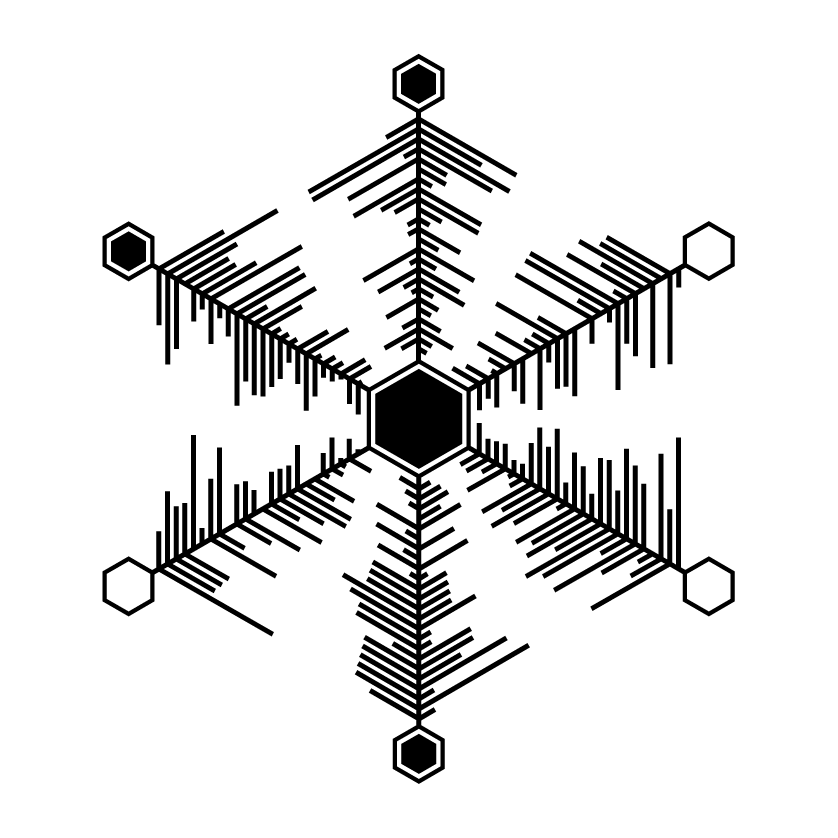
#> input picture tests/test.png, 3350 x 3350 px (shown at 1/4 size)
$ python -i snowcode.py   (imports and definitions only)
#> lines starting #> are read from the running program, lines starting #| are printed output that depends on the picture; after the words box and inside, x2 and y2 are one past the last pixel; in counts of white or black regions, pixels touching at a corner belong together
from PIL import Image, ImageDraw, ImageStat
from sys import stderr
import numpy
from math import sqrt, sin, cos, atan2, pi
from reedsolo import RSCodec, ReedSolomonError
import cv2

import pdb

## hardcoded encoding sizes

encoding_size = 108
ecc_len = 27
data_size_limit = encoding_size - ecc_len

# [1 line that did not run here, left out]

## hardcoded coding features

spoke_count = 6
lines_per_spoke = 24
line_gradations = 8

# seed added to lengths to help mask line lengths
scramble_seed = [2, 1, 2, 1, 5, 1, 0, 6, 2, 5, 5, 6, 4, 3, 7, 3, 4, 7, 6, 2, 5, 7, 0, 0, 0, 1, 6, 5, 6, 3, 1, 5, 5, 6, 7, 4, 7, 6, 1, 0, 6, 1, 4, 5, 4, 5, 2, 3, 7, 2, 5, 6, 0, 2, 4, 1, 4, 7, 0, 2, 4, 1, 2, 5, 5, 1, 2, 2, 5, 6, 4, 6, 0, 4, 7, 3, 0, 5, 1, 2, 5, 1, 6, 0, 1, 1, 0, 2, 3, 5, 0, 5, 1, 7, 7, 2, 1, 4, 1, 5, 3, 0, 0, 5, 3, 3, 3, 0, 2, 3, 3, 0, 6, 4, 1, 7, 3, 3, 4, 2, 0, 5, 1, 2, 1, 6, 4, 7, 7, 5, 3, 6, 0, 5, 3, 0, 2, 5, 0, 0, 3, 3, 3, 7, 5, 5, 3, 7, 1, 2, 7, 5, 7, 5, 1, 6, 5, 6, 4, 7, 6, 2, 6, 3, 1, 2, 5, 0, 7, 4, 4, 4, 2, 2, 5, 7, 5, 7, 2, 5, 4, 2, 5, 5, 3, 6, 5, 4, 0, 6, 3, 7, 1, 5, 5, 2, 2, 1, 6, 4, 1, 1, 1, 4, 6, 2, 6, 6, 0, 7, 4, 3, 3, 4, 7, 4, 6, 3, 0, 2, 3, 0, 2, 2, 3, 6, 0, 2, 7, 1, 6, 4, 6, 0, 3, 5, 2, 1, 5, 2, 2, 4, 6, 2, 2, 2, 3, 0, 3, 7, 1, 7, 2, 5, 7, 7, 2, 6, 4, 6, 1, 0, 3, 1, 7, 3, 5, 7, 0, 4, 4, 4, 1, 5, 7, 1, 5, 6, 0, 7, 0, 1, 5, 3, 7, 0, 1, 1]

### storage capacity in bytes = 2 * spoke_count * lines_per_spoke * log_2(line_gradations) / 8

# parameters to manipulate for image feature proportions

line_resolution = 20
spacing = 1

center_spoke_length = 12 * line_resolution
main_spoke_length = (lines_per_spoke * (1 + spacing) + 1) * line_resolution
endpoint_spoke_length = 6 * line_resolution

total_spoke_length = center_spoke_length + main_spoke_length + endpoint_spoke_length

image_size = int(total_spoke_length * 2.5)

##Helpful coordinate geometry functions

def get_translated_point(xy, d, angle):
    return (int(xy[0] + d * cos(angle)), int(xy[1] + d * sin(angle)))

def get_distance(xy1, xy2):
    x_side = xy2[0] - xy1[0]
    y_side = xy2[1] - xy1[1]

    return [
        sqrt(x_side**2 + y_side**2),
        atan2(y_side, x_side)
    ]

# openCV function for finding hexagons - https://stackoverflow.com/questions/60177653/how-to-detect-an-octagonal-shape-in-python-and-opencv

def find_hexagons(image, debug_mode=False):
    if debug_mode:
        cv2.imshow('1. thresholding', image)
        cv2.waitKey(0)

    # grayscale, threshold
    gray = cv2.cvtColor(image, cv2.COLOR_BGR2GRAY)
    thresh = cv2.threshold(gray, 0, 255, cv2.THRESH_BINARY_INV + cv2.THRESH_OTSU)[1]

    hexagons = []

    # find contours and detect valid hexagons
    contours, hierarchy = cv2.findContours(thresh, cv2.RETR_TREE, cv2.CHAIN_APPROX_SIMPLE)
    for index, contour in enumerate(contours):
        # check for hexagon through polynomial approximation
        peri = cv2.arcLength(contour, True)
        approx = cv2.approxPolyDP(contour, 0.05 * peri, True)
        if len(approx) != 6:
            continue

        # check for convexity
        concavity_measure = cv2.matchShapes(contour, cv2.convexHull(contour), cv2.CONTOURS_MATCH_I1, 0)
        if concavity_measure > 0.05:
            continue

        # find centroid
        M = cv2.moments(contour)

        # eliminate corner cases: division by zero, shape bigger than image itself
        if M["m00"] == 0 or (peri >= 2 * len(image) + 2 * len(image[0])):
            continue

        cX = int(M["m10"] / M["m00"])
        cY = int(M["m01"] / M["m00"])

        hexagons.append([index, (cX, cY), peri])

        if debug_mode:
            cv2.drawContours(image, [contour], 0, (255,0,0), 3)

    if debug_mode:
        cv2.imshow('2. all hexagons', image)
        cv2.waitKey(0)

    # exit if insufficient number of hexagons found
    if len(hexagons) < 11:
        return []

    # get 11 largest hexagons
    hexagons.sort(reverse=True, key=lambda x: x[2])
    hexagons = hexagons[0:11]

    if debug_mode:
        for hex in hexagons:
            cv2.drawContours(image, [contours[hex[0]]], 0, (0,0,255), 3)
        cv2.imshow('3. largest hexagons', image)
        cv2.waitKey(0)

    # get black_hexes
    middle = hexagons[0][1]
    black_hexes = []

    for h in hexagons[2:11]:
        x, y = h[1]
        if image[y][x][0] == 0:
            black_hexes.append(h[1])

    if len(black_hexes) != 6:
        return []

    black_hexes.sort()
    a, b, c = black_hexes[0], black_hexes[2], black_hexes[4]

    ## some distance math to figure out which black hex is which
    dist_ab = get_distance(a, b)[0]
    dist_bc = get_distance(b, c)[0]
    dist_ac = get_distance(a, c)[0]
    arr_min = min([dist_ab, dist_bc, dist_ac])
    arr_max = max([dist_ab, dist_bc, dist_ac])
    if arr_min == dist_ab:
        bottom = c
        if arr_max == dist_bc:
            top = b
            top_left = a
        else:
            top = a
            top_left = b
    elif arr_min == dist_bc:
        bottom = a
        if arr_max == dist_ab:
            top = b
            top_left = c
        else:
            top = c
            top_left = b
    else:
        bottom = b
        if arr_max == dist_bc:
            top = c
            top_left = a
        else:
            top = a
            top_left = c

    ## calculating approx location of bottom right hex and correcting from actual hexes
    trans_dist = get_distance(top_left, middle)
    bottom_right = get_translated_point(top_left, 2 * trans_dist[0], trans_dist[1])
    bottom_right = min(hexagons, key=lambda x: get_distance(bottom_right, x[1])[0])[1]

    perspective_transform_array = [ top, top_left, bottom, bottom_right ]

    if debug_mode:
        for point in perspective_transform_array:
            cv2.circle(image, point, radius=0, color=(0, 0, 255), thickness=5)
        cv2.imshow('4. centroids of locator hexes', image)
        cv2.waitKey(0)

    # returning hex coordinates for perspective shift
    return perspective_transform_array

# numpy helper function for perspective transform - https://stackoverflow.com/questions/14177744/how-does-perspective-transformation-work-in-pil

def find_coeffs(pa, pb):
    matrix = []
    for p1, p2 in zip(pa, pb):
        matrix.append([p1[0], p1[1], 1, 0, 0, 0, -p2[0]*p1[0], -p2[0]*p1[1]])
        matrix.append([0, 0, 0, p1[0], p1[1], 1, -p2[1]*p1[0], -p2[1]*p1[1]])

    A = numpy.matrix(matrix, dtype=float)
    B = numpy.array(pb).reshape(8)

    res = numpy.dot(numpy.linalg.inv(A.T * A) * A.T, B)
    return numpy.array(res).reshape(8)

def perspective_transform(img, start_coords, end_coords):
    coeffs = find_coeffs(end_coords, start_coords)

    return img.transform((image_size, image_size), Image.Transform.PERSPECTIVE, coeffs, Image.Resampling.BICUBIC)

# data encoding and decoding functions

def encode_payload(data):
    return rsc.encode(data)

def decode_payload(payload):
    return rsc.decode(payload)

# [29 lines left out: function encode_line_lengths, not called in this run]

def decode_line_lengths(lengths):
    lengths = [ (lengths[i] - scramble_seed[i]) % line_gradations for i in range(2 * spoke_count * lines_per_spoke) ]

    payload = []
    parse_list = []
    for line in lengths:
        parse_list.append(line)
        if len(parse_list) == 8:
            payload += [
                (parse_list[0] * 32) + (parse_list[1] * 4) + (parse_list[2] // 2),
                ((parse_list[2] % 2) * 128) + (parse_list[3] * 16) + (parse_list[4] * 2) + (parse_list[5] // 4),
                ((parse_list[5] % 4) * 64) + (parse_list[6] * 8) + parse_list[7]
            ]
            parse_list = []

    return bytearray(payload)

# image building functions

# [62 lines left out: functions draw_hexagon, draw_full_hexagon, build_image, not called in this run]

# image decoding functions

def decode_processed_image(img, debug_mode=False):
    spoke_point_translation_angles = [
        pi / 2,
        3 * pi / 2,
        5 * pi / 6,
        pi / 6,
        7 * pi / 6,
        11 * pi / 6
    ]

    middle = (image_size // 2, image_size // 2)
    spoke_points = [ get_translated_point(middle, total_spoke_length, angle) for angle in spoke_point_translation_angles ]

    if debug_mode:
        d = ImageDraw.Draw(img)

    lengths = []
    for index in range(2 * spoke_count * lines_per_spoke):
        spoke = index // 48
        clockwise_spin = (index // 24) % 2
        spoke_index = index % 24

        distance_from_origin = (1 + spacing) * line_resolution * (1 + spoke_index) + center_spoke_length
        angle_from_origin = spoke_point_translation_angles[spoke]

        spoke_point = get_translated_point(middle, distance_from_origin, angle_from_origin)
        max_point = get_translated_point(middle, int(distance_from_origin * sqrt(3) / 2), angle_from_origin + (pi / 6)*(-1)**(clockwise_spin))

        max_distance, angle = get_distance(spoke_point, max_point)

        for length in range(1, 8):
            end_point = get_translated_point(spoke_point, max_distance * (length / 8), angle)

            samples = [ img.getpixel(get_translated_point(end_point, i, angle)) for i in range(-int(max_distance / 24), int(max_distance / 24)) ]
            avg = sum(samples) / len(samples)

            if debug_mode:
                for i in range(-int(max_distance / 24), int(max_distance / 24)):
                    pixel = get_translated_point(end_point, i, angle)
                    d.point([pixel], fill=255 - img.getpixel(pixel))

            if avg >= 10 and avg <= 235:
                lengths.append(length)
                break
        else:
            lengths.append(0)

    if debug_mode:
        img.show("pixel value sampling")

    # RS decoding

    payload = decode_line_lengths(lengths)

    if debug_mode:
        print("lengths:")
        print(lengths)
        print("payload:")
        print(payload)

    try:
        data = decode_payload(payload)[0].decode()
    except:
        print("RS decryption failed: too many errors", file=stderr)
        return

    return data

# [38 lines left out: function process_image, not called in this run]

def old_decode_image(filename):
    # Not functional/supported

#> called with filename = 'tests/test.png'
    try:
        img = Image.open(filename)
#> img is the input picture: PIL image 3350x3350 RGB; 88.9% white; 5 black regions, box (x1, y1, x2, y2) and area: (410, 215, 2939, 3136) 1090048, (1501, 1475, 1849, 1876) 104498, (1604, 255, 1744, 416) 16865, (444, 925, 584, 1086) 16830, (1605, 2935, 1745, 3096) 16830
    except:
        print("no such file.")
        return

    # Rendering image in black and white

    out = Image.new('I', img.size, 0xffffff)
#> out: PIL image 3350x3350 I; every value is 16777215
    thresh = (0.5) * (sum(ImageStat.Stat(img).mean) / 3)
#> thresh = 113.4
    fn = lambda x : 255 if x > thresh else 0
    out = img.convert('L').point(fn, mode='1')

    opencvImage = cv2.cvtColor(numpy.array(out.convert('RGB')), cv2.COLOR_RGB2BGR)
    cv_real_spoke_points = find_hexagons(opencvImage)
#> in find_hexagons, `thresh = cv2.threshold(gray, 0, 255, cv2.THRESH_BINARY_INV + cv2.THRES..`:
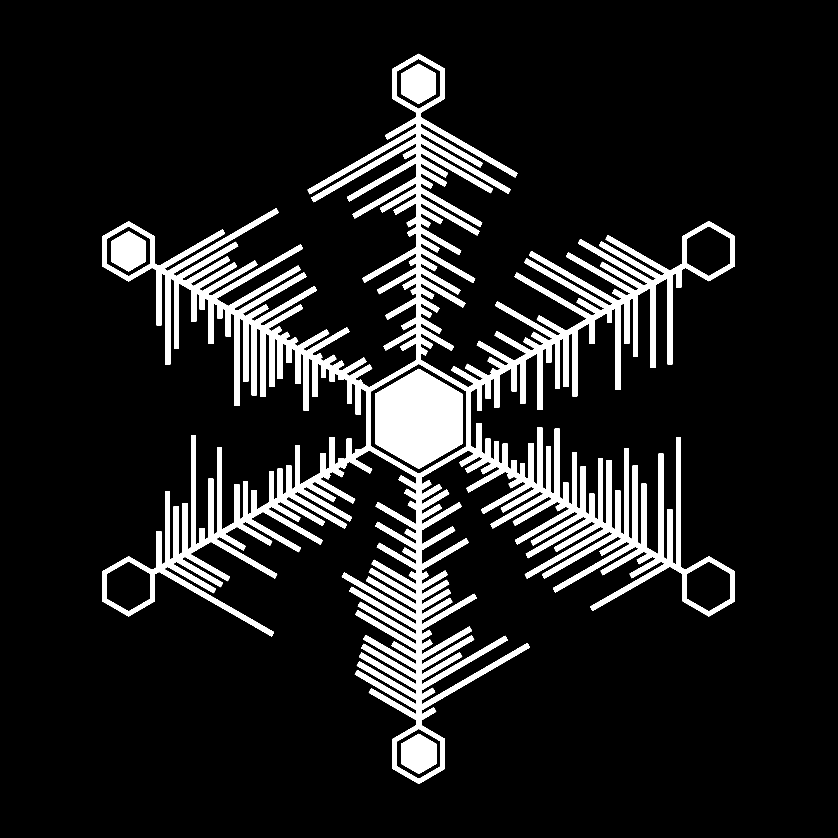
#> thresh: shape (3350, 3350) (shown at 1/4 size); 11.1% white; 5 white regions
#> in find_hexagons, `contours, hierarchy = cv2.findContours(thresh, cv2.RETR_TREE, cv2.CHAI..`: contours = 12 contours; largest, box (x1, y1, x2, y2) and area: (410, 215, 2939, 3136) 1325684, (1483, 1454, 1867, 1897) 126772, (1501, 1475, 1849, 1876) 103950, (1586, 234, 1762, 437) 26468, (1587, 2914, 1763, 3117) 26424
#> the loop in find_hexagons, `for index, contour in enumerate(contours):` made 12 passes
#> (peri, concavity_measure, cX, cY) on passes 2 to 12: (634.5, 8.4e-05, 1674, 3015), (504.3, 8.42e-05, 1674, 3015), (634.5, 8.4e-05, 2834, 2345), (634.5, 8.4e-05, 513, 2345), (1389.9, 2.24e-05, 1674, 1675), (1259.7, 2.7e-05, 1674, 1675), (634.5, 8.4e-05, 513, 1005), (504.3, 8.42e-05, 513, 1005), (634.5, 8.4e-05, 2834, 1004), (635.1, 7.55e-05, 1673, 334), (504.9, 7.82e-05, 1673, 334)
#> (peri, approx) on pass 1: (109648.9, [[1674, 215]])
#> after the loop in find_hexagons, `for index, contour in enumerate(contours):`: hexagons = 11 items
#> in find_hexagons, `middle = hexagons[0][1]`: middle = (1674, 1675)
#> the loop in find_hexagons, `for h in hexagons[2:11]:` made 9 passes
#> (h, x, y) on passes 1 to 9: ([10, (1673, 334), 635.1], 1673, 334), ([1, (1674, 3015), 634.5], 1674, 3015), ([3, (2834, 2345), 634.5], 2834, 2345), ([4, (513, 2345), 634.5], 513, 2345), ([7, (513, 1005), 634.5], 513, 1005), ([9, (2834, 1004), 634.5], 2834, 1004), ([11, (1673, 334), 504.9], 1673, 334), ([2, (1674, 3015), 504.3], 1674, 3015), ([8, (513, 1005), 504.3], 513, 1005)
#> after the loop in find_hexagons, `for h in hexagons[2:11]:`: black_hexes = [(1673, 334), (1674, 3015), (513, 1005), (1673, 334), (1674, 3015), (513, 1005)]
#> in find_hexagons, `a, b, c = black_hexes[0], black_hexes[2], black_hexes[4]`: a = (513, 1005); b = (1673, 334); c = (1674, 3015)
#> in get_distance, `x_side = xy2[0] - xy1[0]`: x_side = 1160
#> in get_distance, `y_side = xy2[1] - xy1[1]`: y_side = -671
#> in find_hexagons, `dist_ab = get_distance(a, b)[0]`: dist_ab = 1340.1
#> in find_hexagons, `dist_bc = get_distance(b, c)[0]`: dist_bc = 2681
#> in find_hexagons, `dist_ac = get_distance(a, c)[0]`: dist_ac = 2321.2
#> in find_hexagons, `arr_min = min([dist_ab, dist_bc, dist_ac])`: arr_min = 1340.1
#> in find_hexagons, `arr_max = max([dist_ab, dist_bc, dist_ac])`: arr_max = 2681
#> in find_hexagons, `bottom = c`: bottom = (1674, 3015)
#> in find_hexagons, `top = b`: top = (1673, 334)
#> in find_hexagons, `top_left = a`: top_left = (513, 1005)
#> in find_hexagons, `trans_dist = get_distance(top_left, middle)`: trans_dist = [1340.5, 0.523]
#> in find_hexagons, `bottom_right = get_translated_point(top_left, 2 * trans_dist[0], trans..`: bottom_right = (2835, 2345)
#> in find_hexagons, `bottom_right = min(hexagons, key=lambda x: get_distance(bottom_right, ..`: bottom_right = (2834, 2345)
#> in find_hexagons, `perspective_transform_array = [ top, top_left, bottom, bottom_right ]`: perspective_transform_array = [(1673, 334), (513, 1005), (1674, 3015), (2834, 2345)]
#> cv_real_spoke_points has the same summary as perspective_transform_array in find_hexagons

    # get crop bounds

    pixels = out.load()

    # [51 lines of commented-out code are left out]

    opencvImage = cv2.cvtColor(numpy.array(out.convert('RGB')), cv2.COLOR_RGB2BGR)
    cv_real_spoke_points = find_hexagons(opencvImage)
#> the loop in find_hexagons (call 2), `for index, contour in enumerate(contours):` made 12 passes
#> the loop in find_hexagons (call 2), `for h in hexagons[2:11]:` made 9 passes

    # find real spoke_points

    real_outer_spoke_points = []
    find = False

    for x in range(out.size[0]):
        for y in range(out.size[1] - 1, -1, -1):
            if pixels[x, y] == 0:
                real_outer_spoke_points.append((x, y))
                find = True
                break
        if find:
            find = False
            break
#> after the loop, real_outer_spoke_points = [(410, 2405)]

    for x in range(out.size[0] - 1, -1, -1):
        for y in range(out.size[1]):
            if pixels[x, y] == 0:
                real_outer_spoke_points.append((x, y))
                find = True
                break
        if find:
            find = False
            break
#> after the loop, real_outer_spoke_points = [(410, 2405), (2938, 944)]

    for y in range(out.size[1]):
        for x in range(out.size[0]):
            if pixels[x, y] == 0:
                real_outer_spoke_points.append((x, y))
                find = True
                break
        if find:
            find = False
            break
#> after the loop, real_outer_spoke_points = [(410, 2405), (2938, 944), (1674, 215)]

    for y in range(out.size[1] - 1, -1, -1):
        for x in range(out.size[0]):
            if pixels[x, y] == 0:
                real_outer_spoke_points.append((x, y))
                find = True
                break
        if find:
            find = False
            break

    # perspective transform real spoke_points to ideal spoke_points

    outer_spoke_point_translation_angles = [
        7 * pi / 6,
        pi / 6,
        pi / 2,
        3 * pi / 2
    ]

    middle = (image_size // 2, image_size // 2)
    ideal_outer_spoke_points = [ get_translated_point(middle, total_spoke_length + endpoint_spoke_length, angle) for angle in outer_spoke_point_translation_angles ]
    out = perspective_transform(out, real_outer_spoke_points, ideal_outer_spoke_points)
#> in perspective_transform, `return img.transform((image_size, image_size), Image.Transform.PERSPEC..`:
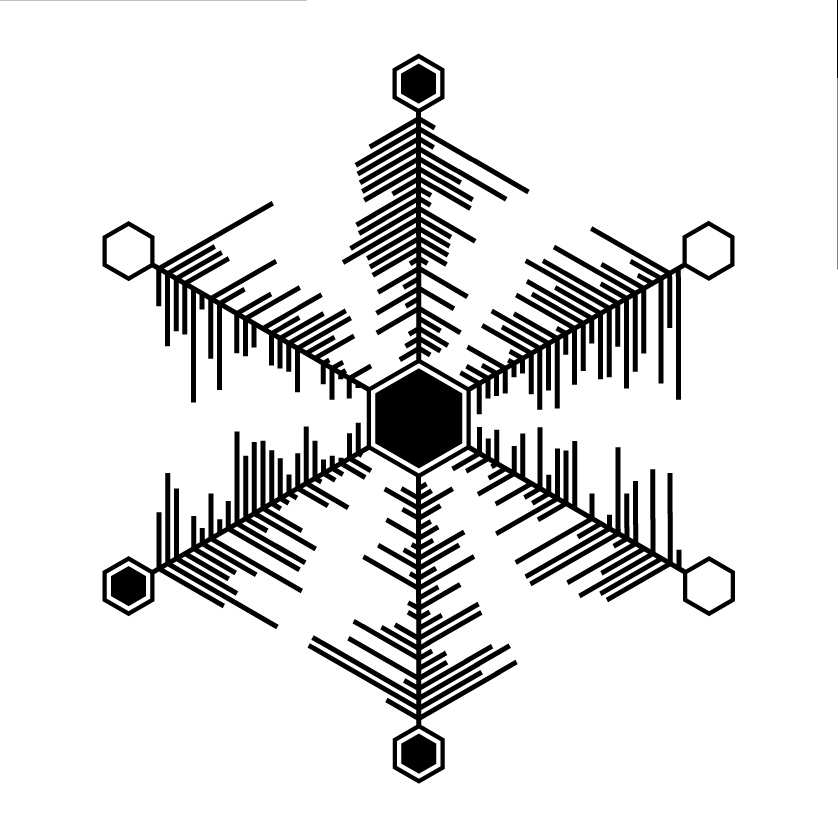
#> returned value: PIL image 3350x3350 1 (shown at 1/4 size); 88.9% white; 7 black regions, largest, box (x1, y1, x2, y2) and area: (410, 214, 2940, 3135) 1090041, (1501, 1473, 1849, 1874) 104498, (1605, 2934, 1745, 3095) 16865

    # rotate image to proper orientation

    spoke_point_translation_angles = [
        pi / 6,
        pi / 2,
        5 * pi / 6,
        3 * pi / 2,
        7 * pi / 6,
        11 * pi / 6
    ]

    spoke_points = [ get_translated_point(middle, total_spoke_length, angle) for angle in spoke_point_translation_angles ]
    right_top, top, left_top, left_bottom, bottom, right_bottom = spoke_points

    if out.getpixel(right_top) == 255 and out.getpixel(left_bottom) == 255:
        # rotate 60 degrees widdershins
        out = out.rotate(angle=60, fillcolor=255)
        pass
    elif out.getpixel(left_top) == 255 and out.getpixel(right_bottom) == 255:
        # rotate 60 degrees clockwise
        out = out.rotate(angle=300, fillcolor=255)
        pass

    if out.getpixel(left_bottom) == 255:
        # flip horizontally
        out = out.transpose(method=Image.Transpose.FLIP_LEFT_RIGHT)
    elif out.getpixel(right_top) == 255:
        # flip vertically
        out = out.transpose(method=Image.Transpose.FLIP_TOP_BOTTOM)
#> out: PIL image 3350x3350 1; 88.9% white; 7 black regions, largest, box (x1, y1, x2, y2) and area: (410, 215, 2940, 3136) 1090041, (1501, 1476, 1849, 1877) 104498, (1605, 255, 1745, 416) 16865
    elif out.getpixel(right_bottom) == 255:
        # flip both ways AKA rotate 180 degrees
        out = out.transpose(method=Image.Transpose.ROTATE_180)
        pass

    out.resize((image_size, image_size))

    # decode processed image

    decode_processed_image(out)
#> after the loop in decode_processed_image, `for index in range(2 * spoke_count * lines_per_spoke):`: lengths = 288 values, max 7 at index 4, min 0 at index 3, mean 3.55
#> in decode_line_lengths, `lengths = [ (lengths[i] - scramble_seed[i]) % line_gradations for i in..`: lengths = 288 values, max 7 at index 3, min 0 at index 2, mean 1.57
#> the loop in decode_line_lengths, `for line in lengths:` made 288 passes
#> (line, payload) on passes 8, 16, 24, 32: (4, [104, 116, 116]), (2, [104, 116, 116, 112, 115, 58]), (3, [104, 116, 116, 112, 115, 58, 47, 47, 99]), (3, [104, 116, 116, 112, 115, 58, 47, 47, 99, 112, 115, 99])
#> line on passes 1, 3, 4, 5, 6, 9: 3, 0, 7, 2, 1, 3
#> after the loop in decode_line_lengths, `for line in lengths:`: parse_list = []; payload = 108 values, max 250 at index 84, min 0 at index 22, mean 43.98

# external API

# [54 lines left out: functions text_to_snowcode, snowcode_to_text, main, not called in this run]

# [2 lines not run here, left out]

>>> result = old_decode_image('tests/test.png')
